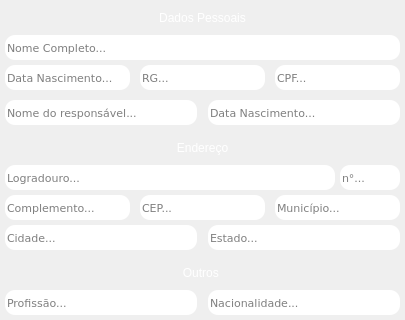
            <widget class="QWidget" name="widget_9" native="true">
             <property name="geometry">
              <rect>
               <x>5</x>
               <y>5</y>
               <width>405</width>
               <height>320</height>
              </rect>
             </property>
             <property name="styleSheet">
              <string notr="true">border-radius:10px;</string>
             </property>
             <widget class="QLabel" name="label_6">
              <property name="geometry">
               <rect>
                <x>5</x>
                <y>5</y>
                <width>395</width>
                <height>25</height>
               </rect>
              </property>
              <property name="styleSheet">
               <string notr="true">border-color: rgb(255, 255, 255);
color: rgb(255, 255, 255);
font: 10pt &quot;Lucida Calligraphy&quot;;
</string>
              </property>
              <property name="text">
               <string>Dados Pessoais</string>
              </property>
              <property name="alignment">
               <set>Qt::AlignCenter</set>
              </property>
             </widget>
             <widget class="QLineEdit" name="TXT_Nome_Completo">
              <property name="geometry">
               <rect>
                <x>5</x>
                <y>35</y>
                <width>395</width>
                <height>25</height>
               </rect>
              </property>
              <property name="sizePolicy">
               <sizepolicy hsizetype="Expanding" vsizetype="Maximum">
                <horstretch>0</horstretch>
                <verstretch>0</verstretch>
               </sizepolicy>
              </property>
              <property name="minimumSize">
               <size>
                <width>6</width>
                <height>6</height>
               </size>
              </property>
              <property name="maximumSize">
               <size>
                <width>16777215</width>
                <height>16777206</height>
               </size>
              </property>
              <property name="font">
               <font>
                <family>Verdana</family>
                <pointsize>8</pointsize>
                <italic>false</italic>
                <bold>false</bold>
                <kerning>true</kerning>
               </font>
              </property>
              <property name="cursor">
               <cursorShape>IBeamCursor</cursorShape>
              </property>
              <property name="mouseTracking">
               <bool>true</bool>
              </property>
              <property name="focusPolicy">
               <enum>Qt::StrongFocus</enum>
              </property>
              <property name="styleSheet">
               <string notr="true">font: 8pt &quot;Verdana&quot;;</string>
              </property>
              <property name="text">
               <string/>
              </property>
              <property name="placeholderText">
               <string>Nome Completo...</string>
              </property>
             </widget>
             <widget class="QLineEdit" name="TXT_CPF">
              <property name="geometry">
               <rect>
                <x>275</x>
                <y>65</y>
                <width>125</width>
                <height>25</height>
               </rect>
              </property>
              <property name="font">
               <font>
                <family>Verdana</family>
                <pointsize>8</pointsize>
                <italic>false</italic>
                <bold>false</bold>
               </font>
              </property>
              <property name="styleSheet">
               <string notr="true">font: 8pt &quot;Verdana&quot;;</string>
              </property>
              <property name="placeholderText">
               <string>CPF...</string>
              </property>
             </widget>
             <widget class="QLineEdit" name="TXT_RG">
              <property name="geometry">
               <rect>
                <x>140</x>
                <y>65</y>
                <width>125</width>
                <height>25</height>
               </rect>
              </property>
              <property name="font">
               <font>
                <family>Verdana</family>
                <pointsize>8</pointsize>
                <italic>false</italic>
                <bold>false</bold>
               </font>
              </property>
              <property name="styleSheet">
               <string notr="true">font: 8pt &quot;Verdana&quot;;</string>
              </property>
              <property name="text">
               <string/>
              </property>
              <property name="placeholderText">
               <string>RG...</string>
              </property>
             </widget>
             <widget class="QLineEdit" name="TXT_Data_Nasc">
              <property name="geometry">
               <rect>
                <x>5</x>
                <y>65</y>
                <width>125</width>
                <height>25</height>
               </rect>
              </property>
              <property name="font">
               <font>
                <family>Verdana</family>
                <pointsize>8</pointsize>
                <italic>false</italic>
                <bold>false</bold>
               </font>
              </property>
              <property name="styleSheet">
               <string notr="true">font: 8pt &quot;Verdana&quot;;</string>
              </property>
              <property name="placeholderText">
               <string>Data Nascimento...</string>
              </property>
             </widget>
             <widget class="QLineEdit" name="TXT_Municipio">
              <property name="geometry">
               <rect>
                <x>275</x>
                <y>195</y>
                <width>125</width>
                <height>25</height>
               </rect>
              </property>
              <property name="font">
               <font>
                <family>Verdana</family>
                <pointsize>8</pointsize>
                <italic>false</italic>
                <bold>false</bold>
               </font>
              </property>
              <property name="styleSheet">
               <string notr="true">font: 8pt &quot;Verdana&quot;;</string>
              </property>
              <property name="placeholderText">
               <string>Município...</string>
              </property>
             </widget>
             <widget class="QLineEdit" name="TXT_Logradouro">
              <property name="geometry">
               <rect>
                <x>5</x>
                <y>165</y>
                <width>330</width>
                <height>25</height>
               </rect>
              </property>
              <property name="font">
               <font>
                <family>Verdana</family>
                <pointsize>8</pointsize>
                <italic>false</italic>
                <bold>false</bold>
               </font>
              </property>
              <property name="styleSheet">
               <string notr="true">font: 8pt &quot;Verdana&quot;;</string>
              </property>
              <property name="placeholderText">
               <string>Logradouro...</string>
              </property>
             </widget>
             <widget class="QLineEdit" name="TXT_Complemento_Log">
              <property name="geometry">
               <rect>
                <x>5</x>
                <y>195</y>
                <width>125</width>
                <height>25</height>
               </rect>
              </property>
              <property name="font">
               <font>
                <family>Verdana</family>
                <pointsize>8</pointsize>
                <italic>false</italic>
                <bold>false</bold>
               </font>
              </property>
              <property name="styleSheet">
               <string notr="true">font: 8pt &quot;Verdana&quot;;</string>
              </property>
              <property name="placeholderText">
               <string>Complemento...</string>
              </property>
             </widget>
             <widget class="QLabel" name="label_7">
              <property name="geometry">
               <rect>
                <x>5</x>
                <y>135</y>
                <width>395</width>
                <height>25</height>
               </rect>
              </property>
              <property name="styleSheet">
               <string notr="true">border-color: rgb(255, 255, 255);
color: rgb(255, 255, 255);
font: 10pt &quot;Lucida Calligraphy&quot;;
</string>
              </property>
              <property name="text">
               <string>Endereço</string>
              </property>
              <property name="alignment">
               <set>Qt::AlignCenter</set>
              </property>
             </widget>
             <widget class="QLineEdit" name="TXT_CEP">
              <property name="geometry">
               <rect>
                <x>140</x>
                <y>195</y>
                <width>125</width>
                <height>25</height>
               </rect>
              </property>
              <property name="font">
               <font>
                <family>Verdana</family>
                <pointsize>8</pointsize>
                <italic>false</italic>
                <bold>false</bold>
               </font>
              </property>
              <property name="styleSheet">
               <string notr="true">font: 8pt &quot;Verdana&quot;;</string>
              </property>
              <property name="placeholderText">
               <string>CEP...</string>
              </property>
             </widget>
             <widget class="QLineEdit" name="TXT_Cidade">
              <property name="geometry">
               <rect>
                <x>5</x>
                <y>225</y>
                <width>192</width>
                <height>25</height>
               </rect>
              </property>
              <property name="font">
               <font>
                <family>Verdana</family>
                <pointsize>8</pointsize>
                <italic>false</italic>
                <bold>false</bold>
               </font>
              </property>
              <property name="styleSheet">
               <string notr="true">font: 8pt &quot;Verdana&quot;;</string>
              </property>
              <property name="placeholderText">
               <string>Cidade...</string>
              </property>
             </widget>
             <widget class="QLineEdit" name="TXT_Estado">
              <property name="geometry">
               <rect>
                <x>208</x>
                <y>225</y>
                <width>192</width>
                <height>25</height>
               </rect>
              </property>
              <property name="font">
               <font>
                <family>Verdana</family>
                <pointsize>8</pointsize>
                <italic>false</italic>
                <bold>false</bold>
               </font>
              </property>
              <property name="styleSheet">
               <string notr="true">font: 8pt &quot;Verdana&quot;;</string>
              </property>
              <property name="placeholderText">
               <string>Estado...</string>
              </property>
             </widget>
             <widget class="QLabel" name="label_8">
              <property name="geometry">
               <rect>
                <x>5</x>
                <y>260</y>
                <width>395</width>
                <height>25</height>
               </rect>
              </property>
              <property name="styleSheet">
               <string notr="true">border-color: rgb(255, 255, 255);
color: rgb(255, 255, 255);
font: 10pt &quot;Lucida Calligraphy&quot;;
</string>
              </property>
              <property name="text">
               <string>Outros </string>
              </property>
              <property name="alignment">
               <set>Qt::AlignCenter</set>
              </property>
             </widget>
             <widget class="QLineEdit" name="TXT_Profissao">
              <property name="geometry">
               <rect>
                <x>5</x>
                <y>290</y>
                <width>192</width>
                <height>25</height>
               </rect>
              </property>
              <property name="font">
               <font>
                <family>Verdana</family>
                <pointsize>8</pointsize>
                <italic>false</italic>
                <bold>false</bold>
               </font>
              </property>
              <property name="styleSheet">
               <string notr="true">font: 8pt &quot;Verdana&quot;;</string>
              </property>
              <property name="placeholderText">
               <string>Profissão...</string>
              </property>
             </widget>
             <widget class="QLineEdit" name="TXT_Nacionalidade">
              <property name="geometry">
               <rect>
                <x>208</x>
                <y>290</y>
                <width>192</width>
                <height>25</height>
               </rect>
              </property>
              <property name="font">
               <font>
                <family>Verdana</family>
                <pointsize>8</pointsize>
                <italic>false</italic>
                <bold>false</bold>
               </font>
              </property>
              <property name="styleSheet">
               <string notr="true">font: 8pt &quot;Verdana&quot;;</string>
              </property>
              <property name="placeholderText">
               <string>Nacionalidade...</string>
              </property>
             </widget>
             <widget class="QLineEdit" name="TXT_Nome_Responsavel">
              <property name="geometry">
               <rect>
                <x>5</x>
                <y>100</y>
                <width>192</width>
                <height>25</height>
               </rect>
              </property>
              <property name="font">
               <font>
                <family>Verdana</family>
                <pointsize>8</pointsize>
                <italic>false</italic>
                <bold>false</bold>
               </font>
              </property>
              <property name="styleSheet">
               <string notr="true">font: 8pt &quot;Verdana&quot;;</string>
              </property>
              <property name="text">
               <string/>
              </property>
              <property name="placeholderText">
               <string>Nome do responsável...</string>
              </property>
             </widget>
             <widget class="QLineEdit" name="TXT_Data_Nasc_Responsavel">
              <property name="geometry">
               <rect>
                <x>208</x>
                <y>100</y>
                <width>192</width>
                <height>25</height>
               </rect>
              </property>
              <property name="font">
               <font>
                <family>Verdana</family>
                <pointsize>8</pointsize>
                <italic>false</italic>
                <bold>false</bold>
               </font>
              </property>
              <property name="styleSheet">
               <string notr="true">font: 8pt &quot;Verdana&quot;;</string>
              </property>
              <property name="placeholderText">
               <string>Data Nascimento...</string>
              </property>
             </widget>
             <widget class="QLabel" name="label_22">
              <property name="geometry">
               <rect>
                <x>5</x>
                <y>94</y>
                <width>395</width>
                <height>2</height>
               </rect>
              </property>
              <property name="styleSheet">
               <string notr="true">border-color: rgb(255, 255, 255);
color: rgb(255, 255, 255);
font: 10pt &quot;Lucida Calligraphy&quot;;
</string>
              </property>
              <property name="text">
               <string/>
              </property>
              <property name="alignment">
               <set>Qt::AlignCenter</set>
              </property>
             </widget>
             <widget class="QLabel" name="label_23">
              <property name="geometry">
               <rect>
                <x>5</x>
                <y>129</y>
                <width>395</width>
                <height>2</height>
               </rect>
              </property>
              <property name="styleSheet">
               <string notr="true">border-color: rgb(255, 255, 255);
color: rgb(255, 255, 255);
font: 10pt &quot;Lucida Calligraphy&quot;;
</string>
              </property>
              <property name="text">
               <string/>
              </property>
              <property name="alignment">
               <set>Qt::AlignCenter</set>
              </property>
             </widget>
             <widget class="QLineEdit" name="TXT_Numero">
              <property name="geometry">
               <rect>
                <x>340</x>
                <y>165</y>
                <width>60</width>
                <height>25</height>
               </rect>
              </property>
              <property name="font">
               <font>
                <family>Verdana</family>
                <pointsize>8</pointsize>
                <italic>false</italic>
                <bold>false</bold>
               </font>
              </property>
              <property name="styleSheet">
               <string notr="true">font: 8pt &quot;Verdana&quot;;</string>
              </property>
              <property name="placeholderText">
               <string>n°...</string>
              </property>
             </widget>
            </widget>
